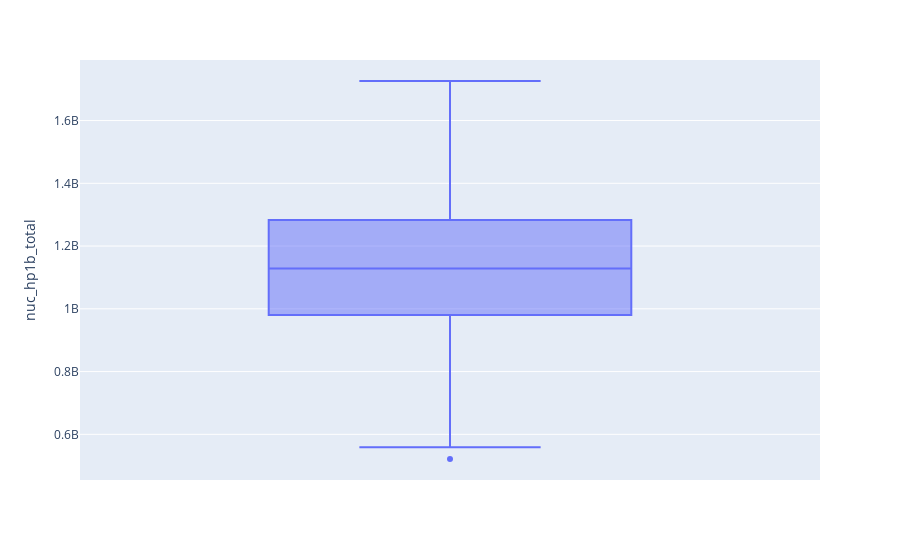

Notebook code cell kept with this figure:
### Code cell
px.box(newdata.loc[('G1' in x for x in newdata.category),:], y='nuc_hp1b_total')

### Figure 1 — Plotly figure (JSON) as saved in the notebook; plotly's stock layout.template omitted (floating-point values rounded to 4 significant figures; data arrays with more than 128 entries replaced by an {"elided": "..."} marker saying what was removed)
{"data": [{"alignmentgroup": "True", "hovertemplate": "nuc_hp1b_total=%{y}<extra></extra>", "legendgroup": "", "marker": {"color": "#636efa"}, "name": "", "notched": false, "offsetgroup": "", "orientation": "v", "showlegend": false, "type": "box", "x0": " ", "xaxis": "x", "y": {"elided": "170 int values"}, "y0": " ", "yaxis": "y"}], "layout": {"boxmode": "group", "legend": {"tracegroupgap": 0}, "margin": {"t": 60}, "xaxis": {"anchor": "y", "domain": [0, 1]}, "yaxis": {"anchor": "x", "domain": [0, 1], "title": {"text": "nuc_hp1b_total"}}}}
